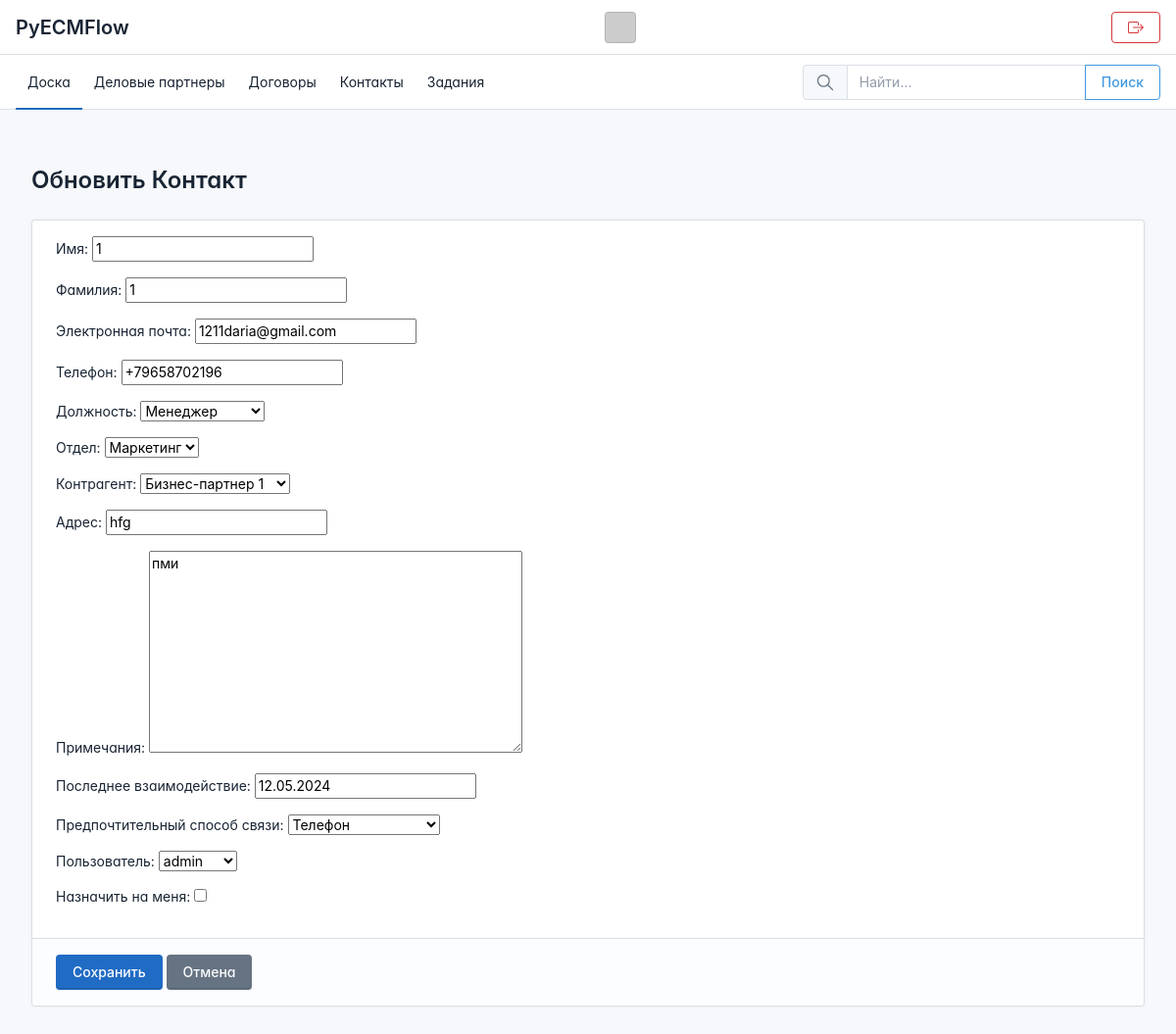
/contacts/1/update/, run on the app's committed database.
### apps/contact/models.py (models this page shows, shortened)
class Contact(models.Model):
    TITLE_CHOICES = [
        ('Менеджер', 'Менеджер'),
        ('Директор', 'Директор'),
        ('Представитель', 'Представитель'),
        ('Другой', 'Другой'),
    ]
    DEPARTMENT_CHOICES = [
        ('Продажи', 'Продажи'),
        ('Маркетинг', 'Маркетинг'),
        ('IT', 'IT'),
        ('Финансы', 'Финансы'),
        ('HR', 'HR'),
        ('Другое', 'Другое'),
    ]
    PREFERRED_COMMUNICATION_CHOICES = [
        ('Электронная почта', 'Электронная почта'),
        ('Телефон', 'Телефон'),
        ('Текст', 'Текст'),
        ('Лично', 'Лично'),
    ]
    first_name = models.CharField(max_length=50, default='', verbose_name='Имя')
    last_name = models.CharField(max_length=50, default='', verbose_name='Фамилия')
    email = models.EmailField(max_length=100, null=True, blank=True, verbose_name='Электронная почта')
    phone = models.CharField(max_length=20, null=True, blank=True, verbose_name='Телефон')
    title = models.CharField(max_length=50, choices=TITLE_CHOICES, null=True, blank=True,
                             verbose_name='Должность')
    department = models.CharField(max_length=50, choices=DEPARTMENT_CHOICES, null=True, blank=True,
                                  verbose_name='Отдел')
    business_partner = models.ForeignKey('business_partner.BusinessPartner', on_delete=models.CASCADE,
                                         related_name='contacts', null=True, blank=True,
                                         verbose_name='Контрагент')
    address = models.CharField(max_length=200, null=True, blank=True, verbose_name='Адрес')
    notes = models.TextField(null=True, blank=True, verbose_name='Примечания')
    last_contacted = models.DateField(default=date.today, verbose_name='Последнее взаимодействие')
    preferred_communication = models.CharField(max_length=50,
                                               choices=PREFERRED_COMMUNICATION_CHOICES, null=True,
                                               blank=True, verbose_name='Предпочтительный способ связи')
    created_at = models.DateTimeField(auto_now_add=True, verbose_name='Дата создания')
    updated_at = models.DateTimeField(auto_now=True, verbose_name='Дата обновления')
    user = models.ForeignKey(User, on_delete=models.CASCADE, null=True, blank=True,
                             verbose_name='Пользователь')

### apps/contact/views.py (the view)
# urls.py: path('contacts/<int:pk>/update/', views.contact_update, name='contact_update'),
def contact_update(request, pk):
    contact = get_object_or_404(Contact, pk=pk)
    if request.method == 'POST':
        form = ContactForm(request.POST, instance=contact)
        if form.is_valid():
            contact = form.save(commit=False)
            if form.cleaned_data['assign_to_me']:
                contact.user = request.user
            else:
                contact.user = None
            contact.save()
            return redirect('contact:contact_list')
    else:
        form = ContactForm(instance=contact)
    return render(request, 'apps/contact/contact_form.html', {'form': form})

### apps/contact/forms.py
class ContactForm(forms.ModelForm):
    assign_to_me = forms.BooleanField(required=False, label='Назначить на меня')
    class Meta:
        model = Contact
        fields = ['first_name', 'last_name', 'email', 'phone', 'title', 'department',
                  'business_partner', 'address', 'notes', 'last_contacted',
                  'preferred_communication', 'user']

### apps/business_partner/models.py (called while the page is built)
    def __str__(self):
        return self.name

### templates/apps/contact/contact_form.html (shortened to what this page needs)
{% extends 'base.html' %}
{% block content %}
<div class="container py-5">
    <h1 class="mb-4">{% if form.instance.pk %}Обновить{% else %}Создать{% endif %} Контакт </h1>
    <form method="post" class="card">
        <div class="card-body">
            {% for field in form %}
            <div class="mb-3">
                {{ field.label_tag }}
                {{ field }}
            </div>
            {% endfor %}
        </div>
        <div class="card-footer text-right">
            <button type="submit" class="btn btn-primary">Сохранить</button>
          <a href="{% url 'contact:contact_list' %}" class="btn btn-secondary">Отмена</a>
        </div>
    </form>
</div>
{% endblock %}

### templates/base.html (style rules this page uses)
:root { --tblr-font-sans-serif: 'Inter Var', -apple-system, BlinkMacSystemFont, San Francisco, Segoe UI, Roboto, Helvetica Neue, sans-serif; }
body { font-feature-settings: "cv03", "cv04", "cv11"; }

### data on the page
Contact: form "1" "1" "1211daria@gmail.com" "+79658702196" "Менеджер" "Маркетинг" "Бизнес-партнер 1" "hfg" "пми" "12.05.2024" "Телефон" "admin"

### other printed values
{{ field.label_tag }} "Имя:" "Фамилия:" "Электронная почта:" "Телефон:" "Должность:" "Отдел:" "Контрагент:" "Адрес:" "Примечания:" "Последнее взаимодействие:" "Предпочтительный способ связи:" "Пользователь:" "Назначить на меня:"
